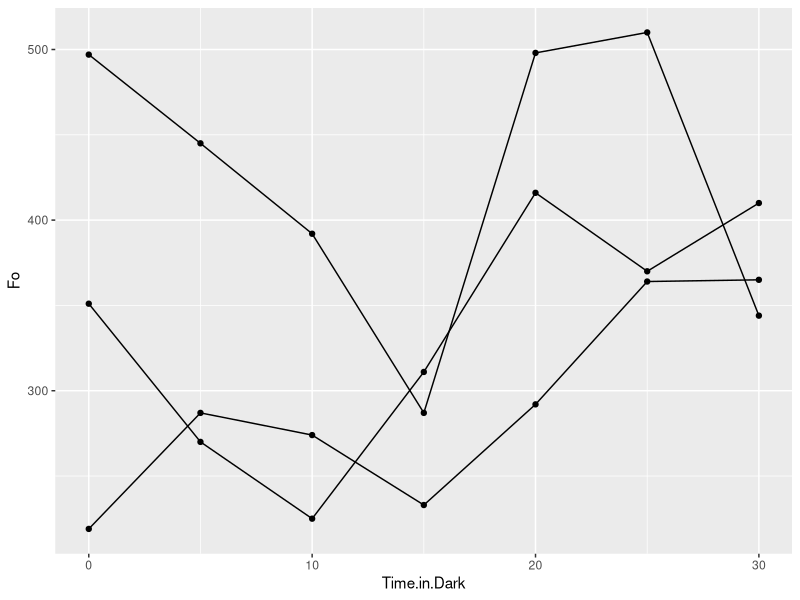
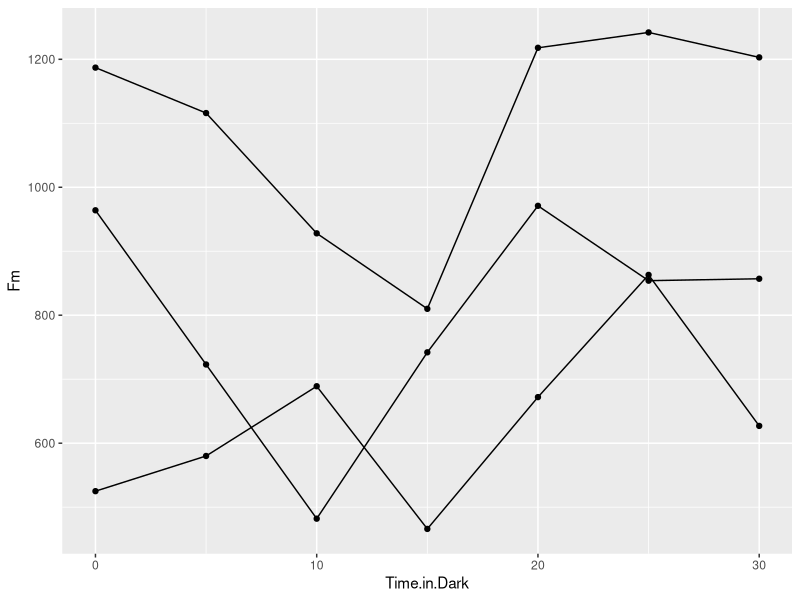
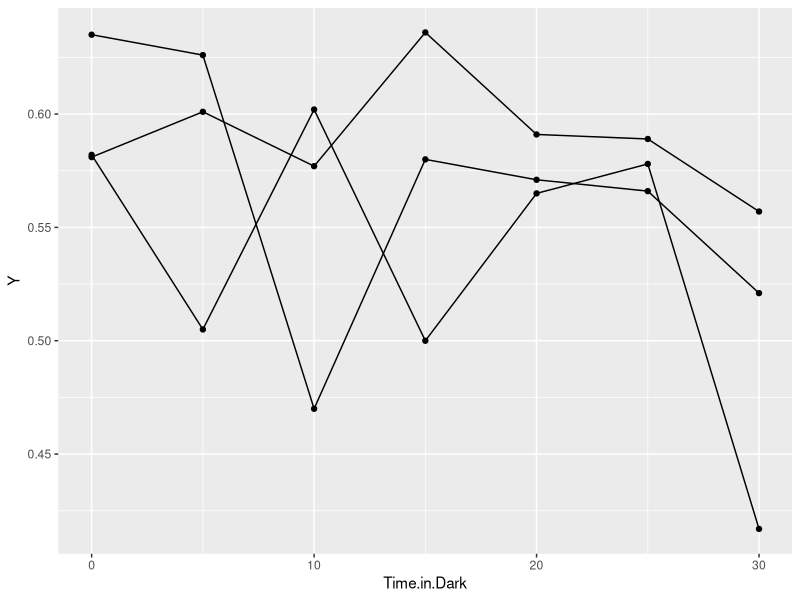

Reproduce these figures in R, in order.
## Dark Adapted Yield Test
## 20190328 

library(dbplyr)
library(tidyverse)
library(readr)
library(stringr)

#Import Data
D.Yield.test <- read.csv("../Data/Dark_Adapt_Yield_Test.csv")

ggplot(data=D.Yield.test, aes(x=Time.in.Dark, y=Fo, group=Coral.ID)) +
  geom_line()+
  geom_point()

ggplot(data=D.Yield.test, aes(x=Time.in.Dark, y=Fm, group=Coral.ID)) +
  geom_line()+
  geom_point()

ggplot(data=D.Yield.test, aes(x=Time.in.Dark, y=Y, group=Coral.ID)) +
  geom_line()+
  geom_point()
